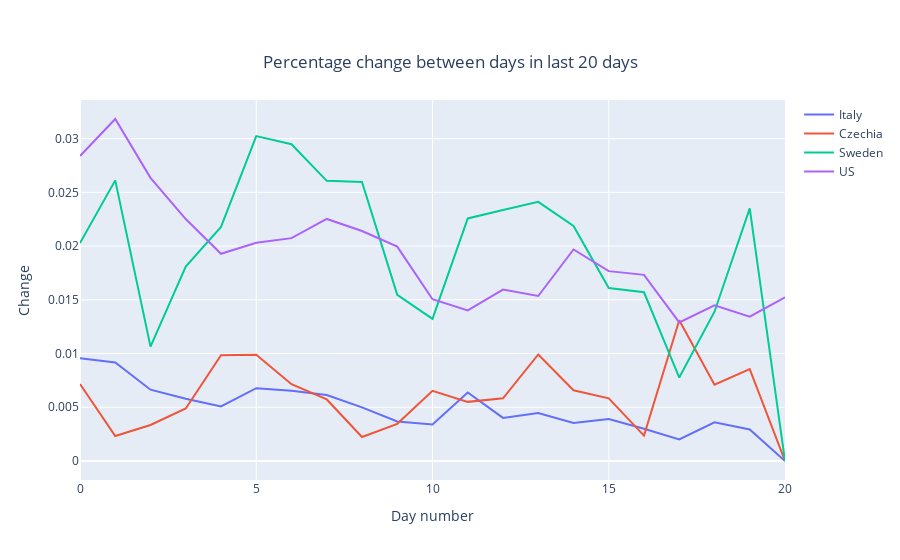

Notebook code cell kept with this figure:
### Code cell
plot_plotly(last_x_days, {
    'title_text': 'Percentage change between days in last 20 days',
    'xaxis_title': 'Day number',
    'yaxis_title': 'Change'  
}, type='png')

### Figure 1 — Plotly figure (JSON) as saved in the notebook; plotly's stock layout.template omitted (floating-point values rounded to 4 significant figures)
{"data": [{"mode": "lines", "name": "Italy", "type": "scatter", "y": [0.009564, 0.00916, 0.006636, 0.005795, 0.005072, 0.006779, 0.006533, 0.006148, 0.004987, 0.003674, 0.003396, 0.006378, 0.004014, 0.004466, 0.003537, 0.003908, 0.003003, 0.002001, 0.003599, 0.002933, 0]}, {"mode": "lines", "name": "Czechia", "type": "scatter", "y": [0.00716, 0.002326, 0.003353, 0.004884, 0.009848, 0.009878, 0.007148, 0.005728, 0.002229, 0.003459, 0.006525, 0.005504, 0.005839, 0.009917, 0.006586, 0.005829, 0.002365, 0.0131, 0.007105, 0.008558, 0]}, {"mode": "lines", "name": "Sweden", "type": "scatter", "y": [0.02029, 0.02612, 0.01064, 0.0181, 0.02179, 0.03024, 0.02948, 0.02607, 0.02596, 0.01547, 0.01322, 0.02257, 0.02336, 0.02411, 0.02187, 0.01609, 0.0157, 0.007763, 0.01389, 0.02351, 0]}, {"mode": "lines", "name": "US", "type": "scatter", "y": [0.02838, 0.03183, 0.02635, 0.02252, 0.01929, 0.02031, 0.02074, 0.02253, 0.0214, 0.01996, 0.01505, 0.01401, 0.01595, 0.01536, 0.01968, 0.01767, 0.01732, 0.0129, 0.0145, 0.01343, 0.01523]}], "layout": {"title": {"text": "Percentage change between days in last 20 days", "x": 0.5, "xanchor": "center", "y": 0.9, "yanchor": "top"}, "xaxis": {"title": {"text": "Day number"}}, "yaxis": {"title": {"text": "Change"}}}}
